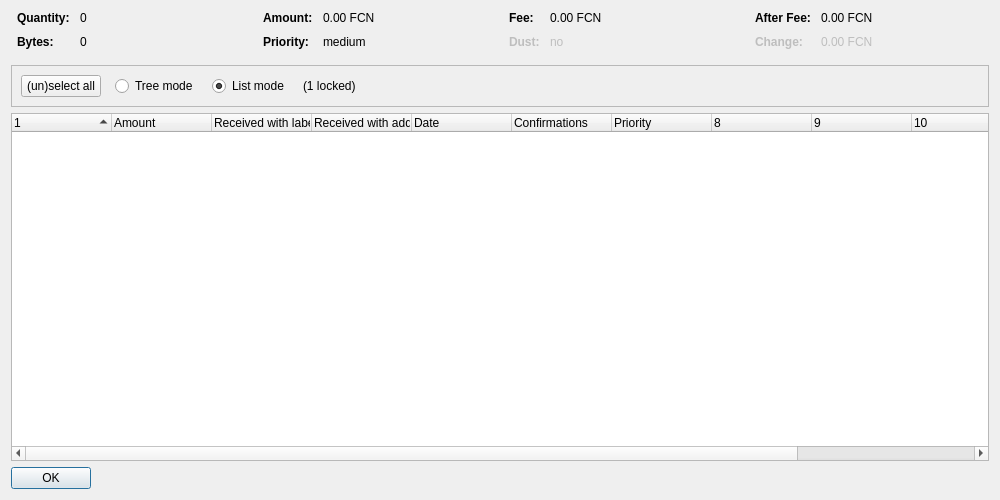
<?xml version="1.0" encoding="UTF-8"?>
<ui version="4.0">
 <class>CoinControlDialog</class>
 <widget class="QDialog" name="CoinControlDialog">
  <property name="geometry">
   <rect>
    <x>0</x>
    <y>0</y>
    <width>1000</width>
    <height>500</height>
   </rect>
  </property>
  <property name="windowTitle">
   <string>Coin Selection</string>
  </property>
  <layout class="QVBoxLayout" name="verticalLayout">
   <item>
    <layout class="QHBoxLayout" name="horizontalLayoutTop" stretch="0,0,0,0">
     <property name="topMargin">
      <number>0</number>
     </property>
     <property name="bottomMargin">
      <number>10</number>
     </property>
     <item>
      <layout class="QFormLayout" name="formLayoutCoinControl1">
       <property name="horizontalSpacing">
        <number>10</number>
       </property>
       <property name="verticalSpacing">
        <number>10</number>
       </property>
       <property name="leftMargin">
        <number>6</number>
       </property>
       <property name="rightMargin">
        <number>6</number>
       </property>
       <item row="0" column="0">
        <widget class="QLabel" name="labelCoinControlQuantityText">
         <property name="font">
          <font>
           <weight>75</weight>
           <bold>true</bold>
          </font>
         </property>
         <property name="text">
          <string>Quantity:</string>
         </property>
        </widget>
       </item>
       <item row="0" column="1">
        <widget class="QLabel" name="labelCoinControlQuantity">
         <property name="cursor">
          <cursorShape>IBeamCursor</cursorShape>
         </property>
         <property name="contextMenuPolicy">
          <enum>Qt::ActionsContextMenu</enum>
         </property>
         <property name="text">
          <string notr="true">0</string>
         </property>
         <property name="textInteractionFlags">
          <set>Qt::LinksAccessibleByMouse|Qt::TextSelectableByKeyboard|Qt::TextSelectableByMouse</set>
         </property>
        </widget>
       </item>
       <item row="1" column="0">
        <widget class="QLabel" name="labelCoinControlBytesText">
         <property name="font">
          <font>
           <weight>75</weight>
           <bold>true</bold>
          </font>
         </property>
         <property name="text">
          <string>Bytes:</string>
         </property>
        </widget>
       </item>
       <item row="1" column="1">
        <widget class="QLabel" name="labelCoinControlBytes">
         <property name="cursor">
          <cursorShape>IBeamCursor</cursorShape>
         </property>
         <property name="contextMenuPolicy">
          <enum>Qt::ActionsContextMenu</enum>
         </property>
         <property name="text">
          <string notr="true">0</string>
         </property>
         <property name="textInteractionFlags">
          <set>Qt::LinksAccessibleByMouse|Qt::TextSelectableByKeyboard|Qt::TextSelectableByMouse</set>
         </property>
        </widget>
       </item>
      </layout>
     </item>
     <item>
      <layout class="QFormLayout" name="formLayoutCoinControl2">
       <property name="horizontalSpacing">
        <number>10</number>
       </property>
       <property name="verticalSpacing">
        <number>10</number>
       </property>
       <property name="leftMargin">
        <number>6</number>
       </property>
       <property name="rightMargin">
        <number>6</number>
       </property>
       <item row="0" column="0">
        <widget class="QLabel" name="labelCoinControlAmountText">
         <property name="font">
          <font>
           <weight>75</weight>
           <bold>true</bold>
          </font>
         </property>
         <property name="text">
          <string>Amount:</string>
         </property>
        </widget>
       </item>
       <item row="0" column="1">
        <widget class="QLabel" name="labelCoinControlAmount">
         <property name="cursor">
          <cursorShape>IBeamCursor</cursorShape>
         </property>
         <property name="contextMenuPolicy">
          <enum>Qt::ActionsContextMenu</enum>
         </property>
         <property name="text">
          <string notr="true">0.00 FCN</string>
         </property>
         <property name="textInteractionFlags">
          <set>Qt::LinksAccessibleByMouse|Qt::TextSelectableByKeyboard|Qt::TextSelectableByMouse</set>
         </property>
        </widget>
       </item>
       <item row="1" column="0">
        <widget class="QLabel" name="labelCoinControlPriorityText">
         <property name="font">
          <font>
           <weight>75</weight>
           <bold>true</bold>
          </font>
         </property>
         <property name="text">
          <string>Priority:</string>
         </property>
        </widget>
       </item>
       <item row="1" column="1">
        <widget class="QLabel" name="labelCoinControlPriority">
         <property name="cursor">
          <cursorShape>IBeamCursor</cursorShape>
         </property>
         <property name="contextMenuPolicy">
          <enum>Qt::ActionsContextMenu</enum>
         </property>
         <property name="text">
          <string notr="true">medium</string>
         </property>
         <property name="textInteractionFlags">
          <set>Qt::LinksAccessibleByMouse|Qt::TextSelectableByKeyboard|Qt::TextSelectableByMouse</set>
         </property>
        </widget>
       </item>
      </layout>
     </item>
     <item>
      <layout class="QFormLayout" name="formLayoutCoinControl3">
       <property name="horizontalSpacing">
        <number>10</number>
       </property>
       <property name="verticalSpacing">
        <number>10</number>
       </property>
       <property name="leftMargin">
        <number>6</number>
       </property>
       <property name="rightMargin">
        <number>6</number>
       </property>
       <item row="0" column="0">
        <widget class="QLabel" name="labelCoinControlFeeText">
         <property name="font">
          <font>
           <weight>75</weight>
           <bold>true</bold>
          </font>
         </property>
         <property name="text">
          <string>Fee:</string>
         </property>
        </widget>
       </item>
       <item row="0" column="1">
        <widget class="QLabel" name="labelCoinControlFee">
         <property name="cursor">
          <cursorShape>IBeamCursor</cursorShape>
         </property>
         <property name="contextMenuPolicy">
          <enum>Qt::ActionsContextMenu</enum>
         </property>
         <property name="text">
          <string notr="true">0.00 FCN</string>
         </property>
         <property name="textInteractionFlags">
          <set>Qt::LinksAccessibleByMouse|Qt::TextSelectableByKeyboard|Qt::TextSelectableByMouse</set>
         </property>
        </widget>
       </item>
       <item row="1" column="0">
        <widget class="QLabel" name="labelCoinControlLowOutputText">
         <property name="enabled">
          <bool>false</bool>
         </property>
         <property name="font">
          <font>
           <weight>75</weight>
           <bold>true</bold>
          </font>
         </property>
         <property name="text">
          <string>Dust:</string>
         </property>
        </widget>
       </item>
       <item row="1" column="1">
        <widget class="QLabel" name="labelCoinControlLowOutput">
         <property name="enabled">
          <bool>false</bool>
         </property>
         <property name="cursor">
          <cursorShape>IBeamCursor</cursorShape>
         </property>
         <property name="contextMenuPolicy">
          <enum>Qt::ActionsContextMenu</enum>
         </property>
         <property name="text">
          <string notr="true">no</string>
         </property>
         <property name="textInteractionFlags">
          <set>Qt::LinksAccessibleByMouse|Qt::TextSelectableByKeyboard|Qt::TextSelectableByMouse</set>
         </property>
        </widget>
       </item>
      </layout>
     </item>
     <item>
      <layout class="QFormLayout" name="formLayoutCoinControl4">
       <property name="horizontalSpacing">
        <number>10</number>
       </property>
       <property name="verticalSpacing">
        <number>10</number>
       </property>
       <property name="leftMargin">
        <number>6</number>
       </property>
       <property name="rightMargin">
        <number>6</number>
       </property>
       <item row="0" column="0">
        <widget class="QLabel" name="labelCoinControlAfterFeeText">
         <property name="font">
          <font>
           <weight>75</weight>
           <bold>true</bold>
          </font>
         </property>
         <property name="text">
          <string>After Fee:</string>
         </property>
        </widget>
       </item>
       <item row="0" column="1">
        <widget class="QLabel" name="labelCoinControlAfterFee">
         <property name="cursor">
          <cursorShape>IBeamCursor</cursorShape>
         </property>
         <property name="contextMenuPolicy">
          <enum>Qt::ActionsContextMenu</enum>
         </property>
         <property name="text">
          <string notr="true">0.00 FCN</string>
         </property>
         <property name="textInteractionFlags">
          <set>Qt::LinksAccessibleByMouse|Qt::TextSelectableByKeyboard|Qt::TextSelectableByMouse</set>
         </property>
        </widget>
       </item>
       <item row="1" column="0">
        <widget class="QLabel" name="labelCoinControlChangeText">
         <property name="enabled">
          <bool>false</bool>
         </property>
         <property name="font">
          <font>
           <weight>75</weight>
           <bold>true</bold>
          </font>
         </property>
         <property name="text">
          <string>Change:</string>
         </property>
        </widget>
       </item>
       <item row="1" column="1">
        <widget class="QLabel" name="labelCoinControlChange">
         <property name="enabled">
          <bool>false</bool>
         </property>
         <property name="cursor">
          <cursorShape>IBeamCursor</cursorShape>
         </property>
         <property name="contextMenuPolicy">
          <enum>Qt::ActionsContextMenu</enum>
         </property>
         <property name="text">
          <string notr="true">0.00 FCN</string>
         </property>
         <property name="textInteractionFlags">
          <set>Qt::LinksAccessibleByMouse|Qt::TextSelectableByKeyboard|Qt::TextSelectableByMouse</set>
         </property>
        </widget>
       </item>
      </layout>
     </item>
    </layout>
   </item>
   <item>
    <widget class="QFrame" name="frame">
     <property name="minimumSize">
      <size>
       <width>0</width>
       <height>40</height>
      </size>
     </property>
     <property name="frameShape">
      <enum>QFrame::StyledPanel</enum>
     </property>
     <property name="frameShadow">
      <enum>QFrame::Sunken</enum>
     </property>
     <layout class="QHBoxLayout" name="horizontalLayout">
      <item>
       <layout class="QHBoxLayout" name="horizontalLayoutPanel" stretch="0,0,0,0,0">
        <property name="spacing">
         <number>14</number>
        </property>
        <item>
         <widget class="QPushButton" name="pushButtonSelectAll">
          <property name="sizePolicy">
           <sizepolicy hsizetype="Maximum" vsizetype="Fixed">
            <horstretch>0</horstretch>
            <verstretch>0</verstretch>
           </sizepolicy>
          </property>
          <property name="text">
           <string>(un)select all</string>
          </property>
          <property name="autoDefault">
           <bool>false</bool>
          </property>
         </widget>
        </item>
        <item>
         <widget class="QRadioButton" name="radioTreeMode">
          <property name="sizePolicy">
           <sizepolicy hsizetype="Maximum" vsizetype="Fixed">
            <horstretch>0</horstretch>
            <verstretch>0</verstretch>
           </sizepolicy>
          </property>
          <property name="text">
           <string>Tree mode</string>
          </property>
         </widget>
        </item>
        <item>
         <widget class="QRadioButton" name="radioListMode">
          <property name="sizePolicy">
           <sizepolicy hsizetype="Maximum" vsizetype="Fixed">
            <horstretch>0</horstretch>
            <verstretch>0</verstretch>
           </sizepolicy>
          </property>
          <property name="text">
           <string>List mode</string>
          </property>
          <property name="checked">
           <bool>true</bool>
          </property>
         </widget>
        </item>
        <item>
         <widget class="QLabel" name="labelLocked">
          <property name="text">
           <string notr="true">(1 locked)</string>
          </property>
         </widget>
        </item>
        <item>
         <spacer name="horizontalSpacer">
          <property name="orientation">
           <enum>Qt::Horizontal</enum>
          </property>
          <property name="sizeHint" stdset="0">
           <size>
            <width>40</width>
            <height>20</height>
           </size>
          </property>
         </spacer>
        </item>
       </layout>
      </item>
     </layout>
    </widget>
   </item>
   <item>
    <widget class="CoinControlTreeWidget" name="treeWidget">
     <property name="contextMenuPolicy">
      <enum>Qt::CustomContextMenu</enum>
     </property>
     <property name="sortingEnabled">
      <bool>false</bool>
     </property>
     <property name="columnCount">
      <number>12</number>
     </property>
     <attribute name="headerShowSortIndicator" stdset="0">
      <bool>true</bool>
     </attribute>
     <attribute name="headerStretchLastSection">
      <bool>false</bool>
     </attribute>
     <column>
      <property name="text">
       <string/>
      </property>
     </column>
     <column>
      <property name="text">
       <string>Amount</string>
      </property>
     </column>
     <column>
      <property name="text">
       <string>Received with label</string>
      </property>
     </column>
     <column>
      <property name="text">
       <string>Received with address</string>
      </property>
     </column>
     <column>
      <property name="text">
       <string>Date</string>
      </property>
     </column>
     <column>
      <property name="text">
       <string>Confirmations</string>
      </property>
      <property name="toolTip">
       <string>Confirmed</string>
      </property>
     </column>
     <column>
      <property name="text">
       <string>Priority</string>
      </property>
     </column>
     <column>
      <property name="text">
       <string/>
      </property>
     </column>
     <column>
      <property name="text">
       <string/>
      </property>
     </column>
     <column>
      <property name="text">
       <string/>
      </property>
     </column>
     <column>
      <property name="text">
       <string/>
      </property>
     </column>
     <column>
      <property name="text">
       <string/>
      </property>
     </column>
    </widget>
   </item>
   <item>
    <widget class="QDialogButtonBox" name="buttonBox">
     <property name="sizePolicy">
      <sizepolicy hsizetype="Maximum" vsizetype="Fixed">
       <horstretch>0</horstretch>
       <verstretch>0</verstretch>
      </sizepolicy>
     </property>
     <property name="orientation">
      <enum>Qt::Horizontal</enum>
     </property>
     <property name="standardButtons">
      <set>QDialogButtonBox::Ok</set>
     </property>
    </widget>
   </item>
  </layout>
 </widget>
 <customwidgets>
  <customwidget>
   <class>CoinControlTreeWidget</class>
   <extends>QTreeWidget</extends>
   <header>coincontroltreewidget.h</header>
  </customwidget>
 </customwidgets>
 <resources/>
 <connections/>
</ui>
